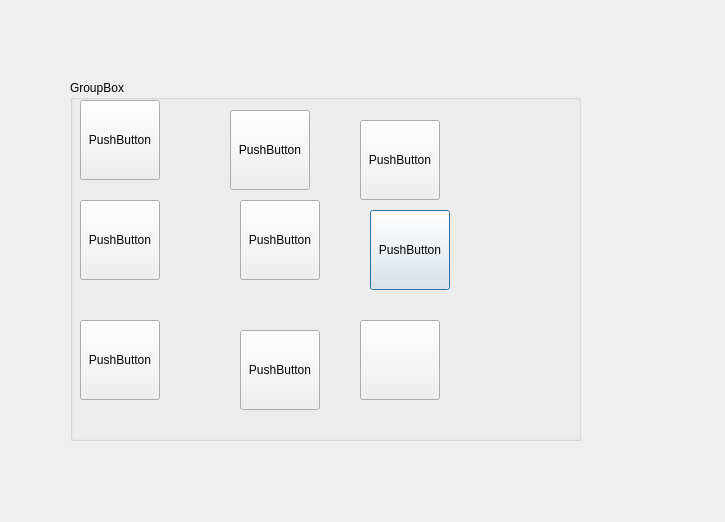
<?xml version="1.0" encoding="UTF-8"?>
<ui version="4.0">
 <class>AI</class>
 <widget class="QDialog" name="AI">
  <property name="geometry">
   <rect>
    <x>0</x>
    <y>0</y>
    <width>725</width>
    <height>522</height>
   </rect>
  </property>
  <property name="windowTitle">
   <string>Dialog</string>
  </property>
  <widget class="QGroupBox" name="groupBox">
   <property name="geometry">
    <rect>
     <x>70</x>
     <y>80</y>
     <width>511</width>
     <height>361</height>
    </rect>
   </property>
   <property name="title">
    <string>GroupBox</string>
   </property>
   <widget class="QPushButton" name="pushButton_7">
    <property name="geometry">
     <rect>
      <x>300</x>
      <y>130</y>
      <width>80</width>
      <height>80</height>
     </rect>
    </property>
    <property name="text">
     <string>PushButton</string>
    </property>
   </widget>
   <widget class="QPushButton" name="pushButton_10">
    <property name="geometry">
     <rect>
      <x>170</x>
      <y>120</y>
      <width>80</width>
      <height>80</height>
     </rect>
    </property>
    <property name="sizePolicy">
     <sizepolicy hsizetype="Preferred" vsizetype="Fixed">
      <horstretch>0</horstretch>
      <verstretch>0</verstretch>
     </sizepolicy>
    </property>
    <property name="text">
     <string>PushButton</string>
    </property>
   </widget>
   <widget class="QPushButton" name="pushButton_3">
    <property name="geometry">
     <rect>
      <x>10</x>
      <y>120</y>
      <width>80</width>
      <height>80</height>
     </rect>
    </property>
    <property name="sizePolicy">
     <sizepolicy hsizetype="Preferred" vsizetype="Fixed">
      <horstretch>0</horstretch>
      <verstretch>0</verstretch>
     </sizepolicy>
    </property>
    <property name="text">
     <string>PushButton</string>
    </property>
   </widget>
   <widget class="QPushButton" name="pushButton_11">
    <property name="geometry">
     <rect>
      <x>170</x>
      <y>250</y>
      <width>80</width>
      <height>80</height>
     </rect>
    </property>
    <property name="sizePolicy">
     <sizepolicy hsizetype="Preferred" vsizetype="Fixed">
      <horstretch>0</horstretch>
      <verstretch>0</verstretch>
     </sizepolicy>
    </property>
    <property name="text">
     <string>PushButton</string>
    </property>
   </widget>
   <widget class="QPushButton" name="pushButton_8">
    <property name="geometry">
     <rect>
      <x>290</x>
      <y>240</y>
      <width>80</width>
      <height>80</height>
     </rect>
    </property>
    <property name="text">
     <string/>
    </property>
   </widget>
   <widget class="QPushButton" name="pushButton_4">
    <property name="geometry">
     <rect>
      <x>10</x>
      <y>240</y>
      <width>80</width>
      <height>80</height>
     </rect>
    </property>
    <property name="sizePolicy">
     <sizepolicy hsizetype="Preferred" vsizetype="Fixed">
      <horstretch>0</horstretch>
      <verstretch>0</verstretch>
     </sizepolicy>
    </property>
    <property name="text">
     <string>PushButton</string>
    </property>
   </widget>
   <widget class="QPushButton" name="pushButton_12">
    <property name="geometry">
     <rect>
      <x>160</x>
      <y>30</y>
      <width>80</width>
      <height>80</height>
     </rect>
    </property>
    <property name="sizePolicy">
     <sizepolicy hsizetype="Preferred" vsizetype="Fixed">
      <horstretch>0</horstretch>
      <verstretch>0</verstretch>
     </sizepolicy>
    </property>
    <property name="text">
     <string>PushButton</string>
    </property>
   </widget>
   <widget class="QPushButton" name="pushButton_5">
    <property name="geometry">
     <rect>
      <x>10</x>
      <y>20</y>
      <width>80</width>
      <height>80</height>
     </rect>
    </property>
    <property name="sizePolicy">
     <sizepolicy hsizetype="Preferred" vsizetype="Fixed">
      <horstretch>0</horstretch>
      <verstretch>0</verstretch>
     </sizepolicy>
    </property>
    <property name="text">
     <string>PushButton</string>
    </property>
   </widget>
   <widget class="QPushButton" name="pushButton_13">
    <property name="geometry">
     <rect>
      <x>290</x>
      <y>40</y>
      <width>80</width>
      <height>80</height>
     </rect>
    </property>
    <property name="sizePolicy">
     <sizepolicy hsizetype="Preferred" vsizetype="Fixed">
      <horstretch>0</horstretch>
      <verstretch>0</verstretch>
     </sizepolicy>
    </property>
    <property name="text">
     <string>PushButton</string>
    </property>
   </widget>
  </widget>
 </widget>
 <resources/>
 <connections/>
</ui>
